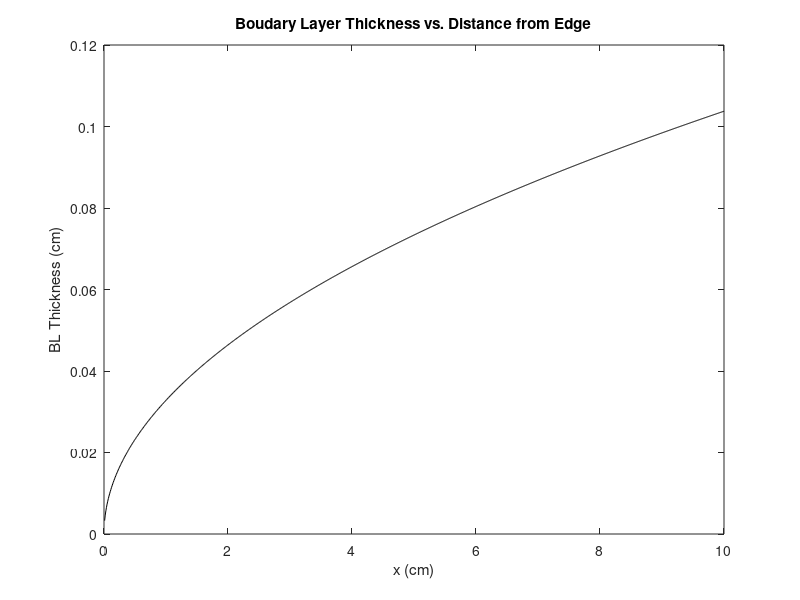
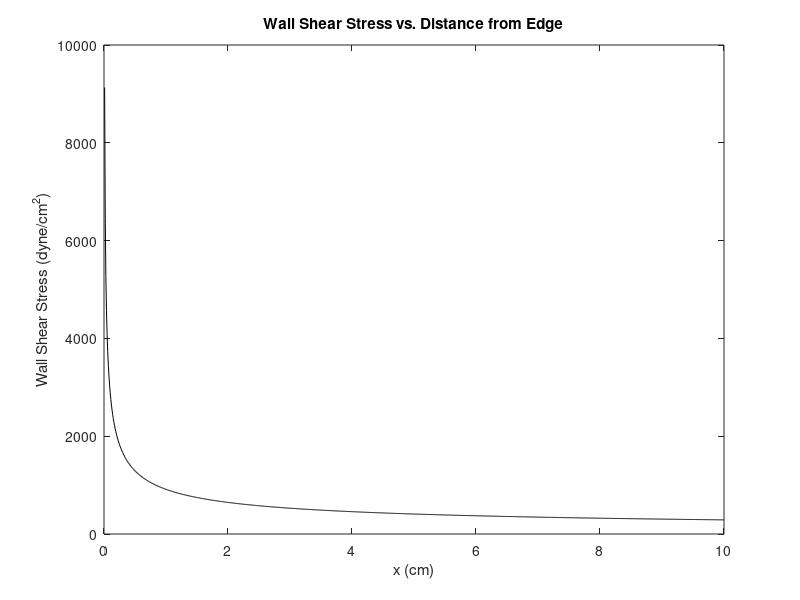

Recreate these plots in MATLAB, in order.
%%BME 307, HW5, P6
% Mackenzie Marques
%Part b
a = 4.64;
x = linspace(0,10,1000);
Uo = 200;
rho = 1;
mu = 0.01;
V = a.*x.*((rho*Uo.*x)./mu).^-0.5;
clf(figure(1))
figure(1)
plot(x, V, 'k');
title('Boudary Layer Thickness vs. Distance from Edge');
xlabel('x (cm)');
ylabel('BL Thickness (cm)');
%Part c
b = 0.323;
Tw = (b*Uo./x).*(rho*Uo.*x).^0.5;
clf(figure(2))
figure(2)
plot(x, Tw,'k');
title('Wall Shear Stress vs. Distance from Edge');
xlabel('x (cm)');
ylabel('Wall Shear Stress (dyne/cm^{2})');
